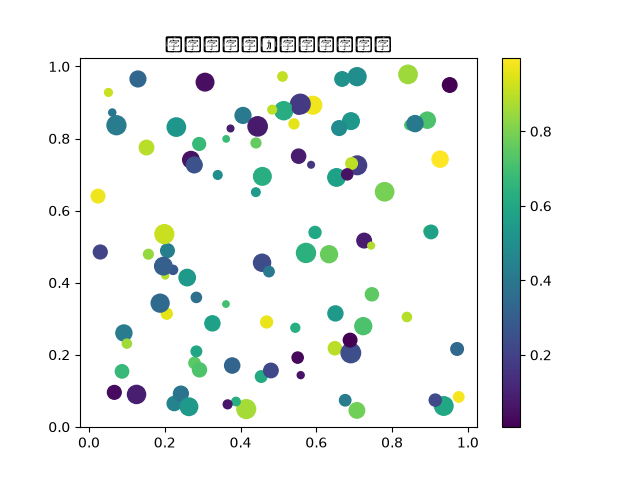

This chart was generated by the following Python code:
import numpy as np
import matplotlib.pyplot as plt

np.random.seed(3)
n = 100
x = np.random.rand(n)
y = np.random.rand(n)
sizes = np.random.randint(20,200,size=n)
colors = np.random.rand(n)

plt.figure()
sc = plt.scatter(x, y, s=sizes, c=colors, cmap="viridis")
plt.colorbar(sc)
plt.title("随机散点图，大小颜色随机")
plt.show()
